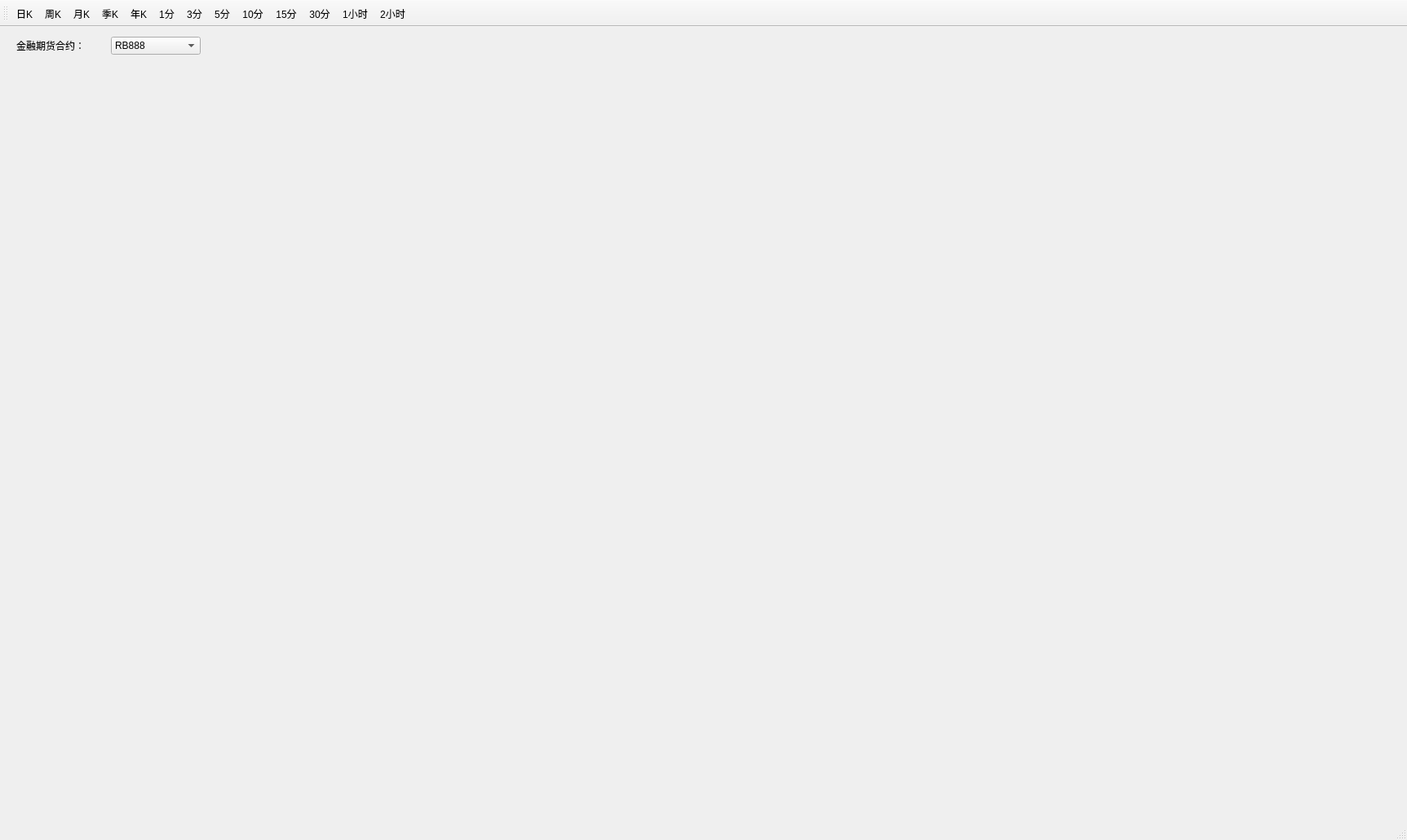
<?xml version="1.0" encoding="UTF-8"?>
<ui version="4.0">
 <class>MainWindow</class>
 <widget class="QMainWindow" name="MainWindow">
  <property name="geometry">
   <rect>
    <x>0</x>
    <y>0</y>
    <width>1725</width>
    <height>1030</height>
   </rect>
  </property>
  <property name="windowTitle">
   <string>MainWindow</string>
  </property>
  <widget class="QWidget" name="centralwidget">
   <widget class="QWidget" name="layoutWidget">
    <property name="geometry">
     <rect>
      <x>20</x>
      <y>10</y>
      <width>226</width>
      <height>26</height>
     </rect>
    </property>
    <layout class="QHBoxLayout" name="horizontalLayout">
     <item>
      <widget class="QLabel" name="label_contract">
       <property name="text">
        <string>金融期货合约：</string>
       </property>
      </widget>
     </item>
     <item>
      <widget class="QComboBox" name="comboBox_contract">
       <item>
        <property name="text">
         <string>RB888</string>
        </property>
       </item>
       <item>
        <property name="text">
         <string>RB99</string>
        </property>
       </item>
       <item>
        <property name="text">
         <string>SA99</string>
        </property>
       </item>
       <item>
        <property name="text">
         <string>SA888</string>
        </property>
       </item>
       <item>
        <property name="text">
         <string>jm888</string>
        </property>
       </item>
       <item>
        <property name="text">
         <string>jm99</string>
        </property>
       </item>
      </widget>
     </item>
    </layout>
   </widget>
   <widget class="QWidget" name="verticalLayoutWidget">
    <property name="geometry">
     <rect>
      <x>20</x>
      <y>160</y>
      <width>1681</width>
      <height>771</height>
     </rect>
    </property>
    <layout class="QVBoxLayout" name="verticalLayout_kline_graph"/>
   </widget>
   <widget class="QWidget" name="verticalLayoutWidget_2">
    <property name="geometry">
     <rect>
      <x>20</x>
      <y>40</y>
      <width>1681</width>
      <height>111</height>
     </rect>
    </property>
    <layout class="QVBoxLayout" name="verticalLayout_dateframe"/>
   </widget>
  </widget>
  <widget class="QMenuBar" name="menubar">
   <property name="geometry">
    <rect>
     <x>0</x>
     <y>0</y>
     <width>1725</width>
     <height>30</height>
    </rect>
   </property>
  </widget>
  <widget class="QStatusBar" name="statusbar"/>
  <widget class="QToolBar" name="toolBar">
   <property name="windowTitle">
    <string>toolBar</string>
   </property>
   <attribute name="toolBarArea">
    <enum>TopToolBarArea</enum>
   </attribute>
   <attribute name="toolBarBreak">
    <bool>false</bool>
   </attribute>
   <addaction name="action_dayK"/>
   <addaction name="action_weekK"/>
   <addaction name="action_monthK"/>
   <addaction name="action_quarterK"/>
   <addaction name="action_yearK"/>
   <addaction name="action_1min"/>
   <addaction name="action_3min"/>
   <addaction name="action_5min"/>
   <addaction name="action_10min"/>
   <addaction name="action_15min"/>
   <addaction name="action_30min"/>
   <addaction name="action_1h"/>
   <addaction name="action_2h"/>
  </widget>
  <action name="action_dayK">
   <property name="text">
    <string>日K</string>
   </property>
  </action>
  <action name="action_weekK">
   <property name="text">
    <string>周K</string>
   </property>
  </action>
  <action name="action_monthK">
   <property name="text">
    <string>月K</string>
   </property>
  </action>
  <action name="action_quarterK">
   <property name="text">
    <string>季K</string>
   </property>
  </action>
  <action name="action_yearK">
   <property name="text">
    <string>年K</string>
   </property>
  </action>
  <action name="action_1min">
   <property name="text">
    <string>1分</string>
   </property>
  </action>
  <action name="action_3min">
   <property name="text">
    <string>3分</string>
   </property>
  </action>
  <action name="action_5min">
   <property name="text">
    <string>5分</string>
   </property>
   <property name="toolTip">
    <string>5分</string>
   </property>
  </action>
  <action name="action_10min">
   <property name="text">
    <string>10分</string>
   </property>
   <property name="toolTip">
    <string>10分</string>
   </property>
  </action>
  <action name="action_15min">
   <property name="text">
    <string>15分</string>
   </property>
   <property name="toolTip">
    <string>15分</string>
   </property>
  </action>
  <action name="action_30min">
   <property name="text">
    <string>30分</string>
   </property>
   <property name="toolTip">
    <string>30分</string>
   </property>
  </action>
  <action name="action_1h">
   <property name="text">
    <string>1小时</string>
   </property>
   <property name="toolTip">
    <string>1小时</string>
   </property>
  </action>
  <action name="action_2h">
   <property name="text">
    <string>2小时</string>
   </property>
   <property name="toolTip">
    <string>2小时</string>
   </property>
  </action>
 </widget>
 <resources/>
 <connections/>
</ui>
